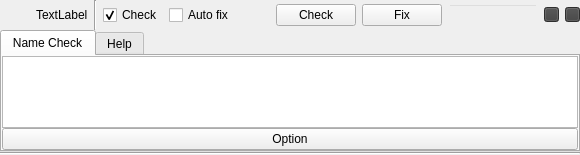
<?xml version="1.0" encoding="UTF-8"?>
<ui version="4.0">
 <class>Form</class>
 <widget class="QWidget" name="Form">
  <property name="geometry">
   <rect>
    <x>0</x>
    <y>0</y>
    <width>565</width>
    <height>137</height>
   </rect>
  </property>
  <property name="windowTitle">
   <string>Form</string>
  </property>
  <layout class="QVBoxLayout" name="verticalLayout">
   <property name="spacing">
    <number>0</number>
   </property>
   <property name="leftMargin">
    <number>0</number>
   </property>
   <property name="topMargin">
    <number>0</number>
   </property>
   <property name="rightMargin">
    <number>0</number>
   </property>
   <property name="bottomMargin">
    <number>0</number>
   </property>
   <item>
    <layout class="QVBoxLayout" name="lay_vertical">
     <property name="spacing">
      <number>0</number>
     </property>
     <item>
      <layout class="QHBoxLayout" name="lay_check">
       <property name="spacing">
        <number>6</number>
       </property>
       <item>
        <widget class="QPushButton" name="btn_ico">
         <property name="minimumSize">
          <size>
           <width>30</width>
           <height>30</height>
          </size>
         </property>
         <property name="maximumSize">
          <size>
           <width>30</width>
           <height>30</height>
          </size>
         </property>
         <property name="styleSheet">
          <string notr="true">border-top: 3px ;
border-bottom: 3px ; 
border-right: 10px ;
border-left: 10px ;</string>
         </property>
         <property name="text">
          <string/>
         </property>
        </widget>
       </item>
       <item>
        <widget class="QLabel" name="lbl_check_name">
         <property name="text">
          <string>TextLabel</string>
         </property>
        </widget>
       </item>
       <item>
        <spacer name="horizontalSpacer">
         <property name="orientation">
          <enum>Qt::Horizontal</enum>
         </property>
         <property name="sizeHint" stdset="0">
          <size>
           <width>40</width>
           <height>20</height>
          </size>
         </property>
        </spacer>
       </item>
       <item>
        <widget class="Line" name="line">
         <property name="orientation">
          <enum>Qt::Vertical</enum>
         </property>
        </widget>
       </item>
       <item>
        <widget class="QCheckBox" name="cb_check">
         <property name="text">
          <string>Check</string>
         </property>
         <property name="checked">
          <bool>true</bool>
         </property>
        </widget>
       </item>
       <item>
        <widget class="QCheckBox" name="cb_auto_fix">
         <property name="text">
          <string>Auto fix</string>
         </property>
        </widget>
       </item>
       <item>
        <layout class="QHBoxLayout" name="lay_state">
         <property name="spacing">
          <number>0</number>
         </property>
         <item>
          <widget class="QPushButton" name="btn_state_1">
           <property name="minimumSize">
            <size>
             <width>15</width>
             <height>15</height>
            </size>
           </property>
           <property name="maximumSize">
            <size>
             <width>15</width>
             <height>15</height>
            </size>
           </property>
           <property name="styleSheet">
            <string notr="true">border-top: 3px ;
border-bottom: 3px ; 
border-right: 10px ;
border-left: 10px ;</string>
           </property>
           <property name="text">
            <string/>
           </property>
          </widget>
         </item>
         <item>
          <widget class="QPushButton" name="btn_state_2">
           <property name="minimumSize">
            <size>
             <width>15</width>
             <height>15</height>
            </size>
           </property>
           <property name="maximumSize">
            <size>
             <width>15</width>
             <height>15</height>
            </size>
           </property>
           <property name="styleSheet">
            <string notr="true">border-top: 3px ;
border-bottom: 3px ; 
border-right: 10px ;
border-left: 10px ;</string>
           </property>
           <property name="text">
            <string/>
           </property>
          </widget>
         </item>
        </layout>
       </item>
       <item>
        <widget class="QPushButton" name="btn_check">
         <property name="text">
          <string>Check</string>
         </property>
        </widget>
       </item>
       <item>
        <widget class="QPushButton" name="btn_fix">
         <property name="text">
          <string>Fix</string>
         </property>
        </widget>
       </item>
       <item>
        <widget class="QLineEdit" name="line_comment">
         <property name="enabled">
          <bool>false</bool>
         </property>
         <property name="minimumSize">
          <size>
           <width>90</width>
           <height>0</height>
          </size>
         </property>
         <property name="maximumSize">
          <size>
           <width>90</width>
           <height>16777215</height>
          </size>
         </property>
         <property name="styleSheet">
          <string notr="true">color: rgb(192, 192, 192);
background-color: rgba(255, 255, 255, 0);</string>
         </property>
        </widget>
       </item>
       <item>
        <widget class="QPushButton" name="btn_show_details">
         <property name="sizePolicy">
          <sizepolicy hsizetype="Fixed" vsizetype="Fixed">
           <horstretch>0</horstretch>
           <verstretch>0</verstretch>
          </sizepolicy>
         </property>
         <property name="minimumSize">
          <size>
           <width>15</width>
           <height>15</height>
          </size>
         </property>
         <property name="maximumSize">
          <size>
           <width>15</width>
           <height>15</height>
          </size>
         </property>
         <property name="font">
          <font>
           <pointsize>10</pointsize>
           <weight>50</weight>
           <bold>false</bold>
          </font>
         </property>
         <property name="styleSheet">
          <string notr="true">background-color: rgb(64, 64, 64);
color: rgb(255, 255, 255);</string>
         </property>
         <property name="text">
          <string/>
         </property>
        </widget>
       </item>
       <item>
        <widget class="QPushButton" name="btn_hide_details">
         <property name="sizePolicy">
          <sizepolicy hsizetype="Fixed" vsizetype="Fixed">
           <horstretch>0</horstretch>
           <verstretch>0</verstretch>
          </sizepolicy>
         </property>
         <property name="minimumSize">
          <size>
           <width>15</width>
           <height>15</height>
          </size>
         </property>
         <property name="maximumSize">
          <size>
           <width>15</width>
           <height>15</height>
          </size>
         </property>
         <property name="font">
          <font>
           <pointsize>10</pointsize>
           <weight>50</weight>
           <bold>false</bold>
          </font>
         </property>
         <property name="styleSheet">
          <string notr="true">background-color: rgb(64, 64, 64);
color: rgb(255, 255, 255);</string>
         </property>
         <property name="text">
          <string/>
         </property>
        </widget>
       </item>
      </layout>
     </item>
     <item>
      <widget class="QTabWidget" name="tabWidget">
       <property name="currentIndex">
        <number>0</number>
       </property>
       <widget class="QWidget" name="tab_name">
        <attribute name="title">
         <string>Name Check</string>
        </attribute>
        <layout class="QVBoxLayout" name="verticalLayout_2">
         <property name="spacing">
          <number>0</number>
         </property>
         <property name="leftMargin">
          <number>0</number>
         </property>
         <property name="topMargin">
          <number>0</number>
         </property>
         <property name="rightMargin">
          <number>0</number>
         </property>
         <property name="bottomMargin">
          <number>0</number>
         </property>
         <item>
          <widget class="QListWidget" name="ls_details">
           <property name="autoScrollMargin">
            <number>5</number>
           </property>
           <property name="selectionMode">
            <enum>QAbstractItemView::ExtendedSelection</enum>
           </property>
          </widget>
         </item>
         <item>
          <widget class="QPushButton" name="btn_option">
           <property name="text">
            <string>Option</string>
           </property>
          </widget>
         </item>
        </layout>
       </widget>
       <widget class="QWidget" name="tab_help">
        <attribute name="title">
         <string>Help</string>
        </attribute>
        <layout class="QVBoxLayout" name="verticalLayout_5">
         <property name="spacing">
          <number>0</number>
         </property>
         <property name="leftMargin">
          <number>9</number>
         </property>
         <item>
          <widget class="QLabel" name="lbl_help">
           <property name="text">
            <string>Help Text</string>
           </property>
          </widget>
         </item>
        </layout>
       </widget>
      </widget>
     </item>
     <item>
      <spacer name="verticalSpacer_3">
       <property name="orientation">
        <enum>Qt::Vertical</enum>
       </property>
       <property name="sizeHint" stdset="0">
        <size>
         <width>20</width>
         <height>0</height>
        </size>
       </property>
      </spacer>
     </item>
     <item>
      <widget class="Line" name="line_2">
       <property name="orientation">
        <enum>Qt::Horizontal</enum>
       </property>
      </widget>
     </item>
    </layout>
   </item>
  </layout>
 </widget>
 <resources/>
 <connections/>
</ui>
